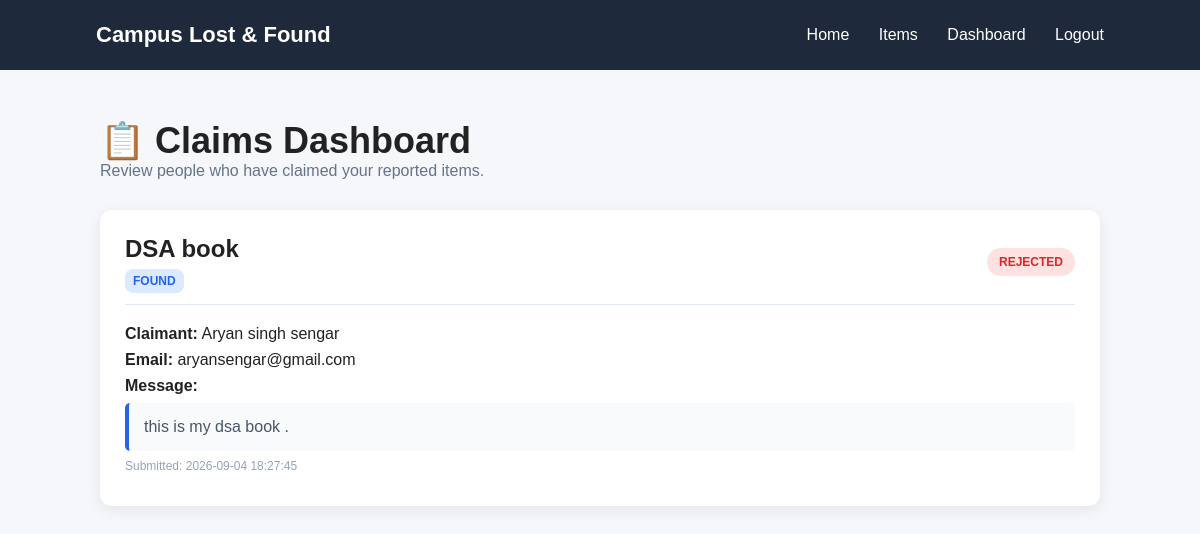
Page /claims (signed in) on the committed database.
### tables this page shows
CREATE TABLE claims (
            id INTEGER PRIMARY KEY AUTOINCREMENT,
            item_id INTEGER NOT NULL,
            claimant_id INTEGER NOT NULL,
            message TEXT NOT NULL,
            status TEXT DEFAULT 'pending',
            created_at TIMESTAMP DEFAULT CURRENT_TIMESTAMP,
            FOREIGN KEY (item_id) REFERENCES items(id),
            FOREIGN KEY (claimant_id) REFERENCES users(id)
        );

CREATE TABLE items (
            id INTEGER PRIMARY KEY AUTOINCREMENT,
            user_id INTEGER NOT NULL,
            name TEXT NOT NULL,
            category TEXT NOT NULL,
            description TEXT,
            location TEXT NOT NULL,
            date TEXT NOT NULL,
            image TEXT,
            type TEXT NOT NULL,
            status TEXT DEFAULT 'active',
            FOREIGN KEY (user_id) REFERENCES users(id)
        );

CREATE TABLE users (
        id INTEGER PRIMARY KEY AUTOINCREMENT,
        name TEXT NOT NULL,
        email TEXT UNIQUE NOT NULL,
        password TEXT NOT NULL,
        is_admin INTEGER DEFAULT 0
    );

### app.py (the view)
@app.route("/claims")
def claims_dashboard():
    if "user_id" not in session:
        return redirect(url_for("login"))
    conn = get_db()
    claims = conn.execute(
        """
        SELECT
            claims.id,
            claims.item_id,
            claims.message,
            claims.status,
            claims.created_at,

            items.name AS item_name,
            items.type AS item_type,
            items.status AS item_status,

            users.name AS claimant_name,
            users.email AS claimant_email

        FROM claims

        JOIN items
            ON claims.item_id = items.id

        JOIN users
            ON claims.claimant_id = users.id

        WHERE items.user_id = ?

        ORDER BY claims.id DESC
        """,
        (session["user_id"],)
    ).fetchall()
    conn.close()
    return render_template(
        "claims.html",
        claims=claims
    )

### app.py (called while the page is built)
def get_db():
    conn = sqlite3.connect("database.db")
    conn.row_factory = sqlite3.Row
    return conn

### templates/claims.html (shortened to what this page needs)
<!DOCTYPE html>
<html lang="en">
<head>
    <link
        rel="stylesheet"
        href="{{ url_for('static', filename='style.css') }}"
    >
</head>
<body>
<nav>
    <h2>Campus Lost & Found</h2>
    <div>
        <a href="/">Home</a>
        <a href="/items">Items</a>
        <a href="/dashboard">Dashboard</a>
        <a href="/logout">Logout</a>
    </div>
</nav>
<div class="claims-container">
    <h1>📋 Claims Dashboard</h1>
    <p class="claims-subtitle">
        Review people who have claimed your reported items.
    </p>
    {% if claims %}
        {% for claim in claims %}
        <div class="claim-card">
            <div class="claim-header">
                <div>
                    <h2>
                        {{ claim["item_name"] }}
                    </h2>
                    <span class="claim-type">
                        {{ claim["item_type"].upper() }}
                    </span>
                </div>
                {% if claim["status"] == "pending" %}
                    <span class="status-pending">
                        PENDING
                    </span>
                {% elif claim["status"] == "approved" %}
                    <span class="status-approved">
                        APPROVED
                    </span>
                {% else %}
                    <span class="status-rejected">
                        REJECTED
                    </span>
                {% endif %}
            </div>
            <div class="claim-info">
                <p>
                    <strong>Claimant:</strong>
                    {{ claim["claimant_name"] }}
                </p>
                <p>
                    <strong>Email:</strong>
                    {{ claim["claimant_email"] }}
                </p>
                <p>
                    <strong>Message:</strong>
                </p>
                <div class="claim-message">
                    {{ claim["message"] }}
                </div>
                <p class="claim-date">
                    Submitted:
                    {{ claim["created_at"] }}
                </p>
            </div>
        </div>
        {% endfor %}
    {% endif %}
</div>
</body>
</html>

### static/style.css (style rules this page uses)
* { margin: 0; padding: 0; box-sizing: border-box; }
body { font-family: Arial, sans-serif; background: #f5f7fa; color: #222; }
nav { height: 70px; background: #1e293b; color: white; display: flex; align-items: center; justify-content: space-between; padding: 0 8%; }
nav h2 { font-size: 22px; }
nav a { color: white; text-decoration: none; margin-left: 25px; }
.claims-container { width: 90%; max-width: 1000px; margin: 50px auto; }
.claims-container h1 { font-size: 36px; }
.claims-subtitle { color: #64748b; margin-bottom: 30px; }
.claim-card { background: white; padding: 25px; margin-bottom: 20px; border-radius: 12px; box-shadow: 0 4px 15px rgba(0, 0, 0, 0.08); }
.claim-header { display: flex; justify-content: space-between; align-items: center; border-bottom: 1px solid #e2e8f0; padding-bottom: 15px; margin-bottom: 20px; }
.claim-header h2 { margin-bottom: 8px; }
.claim-type { font-size: 12px; padding: 5px 8px; border-radius: 8px; background: #dbeafe; color: #2563eb; font-weight: bold; }
.status-pending, .status-approved, .status-rejected { padding: 7px 12px; border-radius: 20px; font-size: 12px; font-weight: bold; }
.status-rejected { background: #fee2e2; color: #dc2626; }
.claim-info p { margin: 8px 0; }
.claim-message { background: #f8fafc; border-left: 4px solid #2563eb; padding: 15px; margin-top: 8px; border-radius: 5px; color: #475569; }
.claim-date { font-size: 12px; color: #94a3b8; }

### rows in the picture
claims: item_name "DSA book", item_type "FOUND", status "REJECTED", claimant_name "Aryan singh sengar", claimant_email "aryansengar@gmail.com", message "this is my dsa book .", created_at "2026-09-04 18:27:45"
